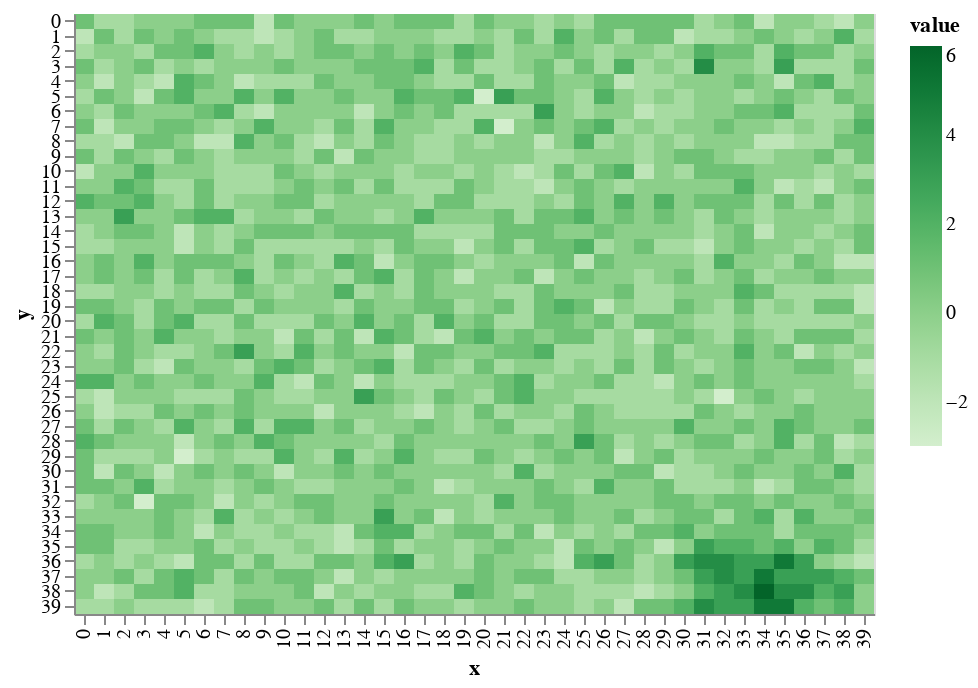

Write notebook code for a chart like this one.
### Markdown cell above
This makes a much more _natural_ looking mountain.

### Code cell
world.add_mountain(mdf)
draw.drawTerrainHeight(world.grid_elevation)

### Figure 1 — Vega-Lite specification as saved in the notebook (floating-point values rounded to 4 significant figures; data arrays with more than 128 entries replaced by an {"elided": "..."} marker saying what was removed)
{"$schema": "https://vega.github.io/schema/vega-lite/v2.6.0.json", "config": {"view": {"height": 300, "width": 400}}, "data": {"name": "data-1a302d45ece06fe0cb9b8fcbaece480e"}, "datasets": {"data-1a302d45ece06fe0cb9b8fcbaece480e": {"elided": "1600 records"}}, "encoding": {"color": {"field": "value", "scale": {"scheme": "greens"}, "type": "quantitative"}, "x": {"field": "x", "type": "ordinal"}, "y": {"field": "y", "type": "ordinal"}}, "mark": "rect"}
